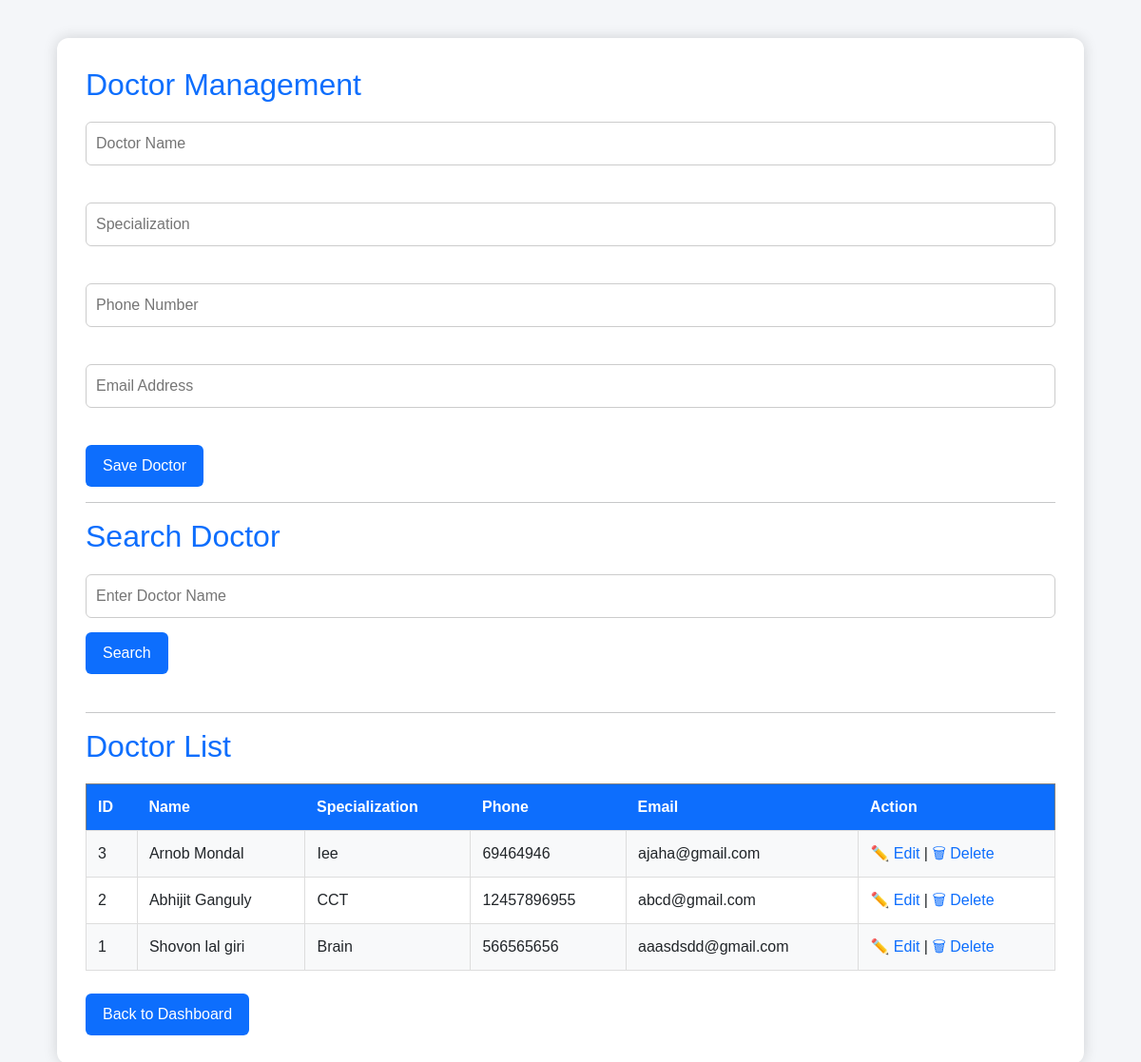
/doctors (signed in), run on the app's committed database.
### tables this page shows
CREATE TABLE doctors(
        id INTEGER PRIMARY KEY AUTOINCREMENT,
        name TEXT NOT NULL,
        specialization TEXT,
        phone TEXT,
        email TEXT
    );

### app.py (the view, shortened to what this page needs)
@app.route("/doctors", methods=["GET", "POST"])
def doctors():
    if "user" not in session:
        return redirect(url_for("home"))
    conn = get_db()
    cursor = conn.cursor()
    search = request.args.get("search")
    if search:
        cursor.execute(
            "SELECT * FROM doctors WHERE name LIKE ?",
            ('%' + search + '%',)
        )
    else:
        cursor.execute(
            "SELECT * FROM doctors ORDER BY id DESC"
        )
    doctors = cursor.fetchall()
    conn.close()
    return render_template(
        "doctors.html",
        doctors=doctors
    )

### app.py (called while the page is built)
def get_db():
    conn = sqlite3.connect(DATABASE)
    conn.row_factory = sqlite3.Row
    return conn

### templates/doctors.html
{% extends "base.html" %}
{% block content %}
<div class="dashboard">
    <h2>Doctor Management</h2>
    <form action="{{ url_for('doctors') }}" method="POST">
        <input
            type="text"
            name="name"
            placeholder="Doctor Name"
            required>
        <br><br>
        <input
            type="text"
            name="specialization"
            placeholder="Specialization"
            required>
        <br><br>
        <input
            type="text"
            name="phone"
            placeholder="Phone Number"
            required>
        <br><br>
        <input
            type="email"
            name="email"
            placeholder="Email Address"
            required>
        <br><br>
        <button type="submit">
            Save Doctor
        </button>
    </form>
    <hr>
    <h2>Search Doctor</h2>
    <form method="GET" action="{{ url_for('doctors') }}">
        <input
            type="text"
            name="search"
            placeholder="Enter Doctor Name">
        <button type="submit">
            Search
        </button>
    </form>
    <br>
    <hr>
    <h2>Doctor List</h2>
    {% if doctors %}
    <table border="1" cellpadding="10" cellspacing="0" width="100%">
        <tr>
            <th>ID</th>
            <th>Name</th>
            <th>Specialization</th>
            <th>Phone</th>
            <th>Email</th>
            <th>Action</th>
        </tr>
        {% for doctor in doctors %}
        <tr>
            <td>{{ doctor["id"] }}</td>
            <td>{{ doctor["name"] }}</td>
            <td>{{ doctor["specialization"] }}</td>
            <td>{{ doctor["phone"] }}</td>
            <td>{{ doctor["email"] }}</td>
            <td>
                <a href="{{ url_for('edit_doctor', id=doctor['id']) }}">
                    ✏️ Edit
                </a>
                |
                <a href="{{ url_for('delete_doctor', id=doctor['id']) }}"
                   onclick="return confirm('Delete this doctor?');">
                    🗑 Delete
                </a>
            </td>
        </tr>
        {% endfor %}
    </table>
    {% else %}
    <p>No doctors available.</p>
    {% endif %}
    <br>
    <a href="{{ url_for('dashboard') }}">
        <button>Back to Dashboard</button>
    </a>
</div>
{% endblock %}

### templates/base.html (shortened to what this page needs)
<!DOCTYPE html>
<html lang="en">
<head>
    <link href="https://cdn.jsdelivr.net/npm/bootstrap@5.3.2/dist/css/bootstrap.min.css" rel="stylesheet">
    <link rel="stylesheet" href="{{ url_for('static', filename='css/style.css') }}">
</head>
<body>
{% block content %}
{% endblock %}
</body>
</html>

### static/css/style.css (style rules this page uses)
body { background: #f4f6f9; font-family: Arial, Helvetica, sans-serif; }
.dashboard { width: 90%; max-width: 1200px; margin: 40px auto; background: white; padding: 30px; border-radius: 12px; box-shadow: 0 0 15px rgba(0, 0, 0, .15); }
h1, h2 { color: #0d6efd; margin-bottom: 20px; }
input, select, textarea { width: 100%; padding: 10px; border: 1px solid #ccc; border-radius: 6px; margin-bottom: 15px; font-size: 16px; }
button { background: #0d6efd; color: white; border: none; padding: 10px 18px; border-radius: 6px; cursor: pointer; }
table { width: 100%; border-collapse: collapse; margin-top: 20px; }
table th { background: #0d6efd; color: white; padding: 12px; }
table td { padding: 12px; border: 1px solid #ddd; }
tr:nth-child(even) { background: #f8f9fa; }
a { text-decoration: none; }

### data on the page
doctors: id "3", name "Arnob Mondal", specialization "Iee", phone "69464946", email "ajaha@gmail.com"
doctors: id "2", name "Abhijit Ganguly", specialization "CCT", phone "12457896955", email "abcd@gmail.com"
doctors: id "1", name "Shovon lal giri", specialization "Brain", phone "566565656", email "aaasdsdd@gmail.com"
